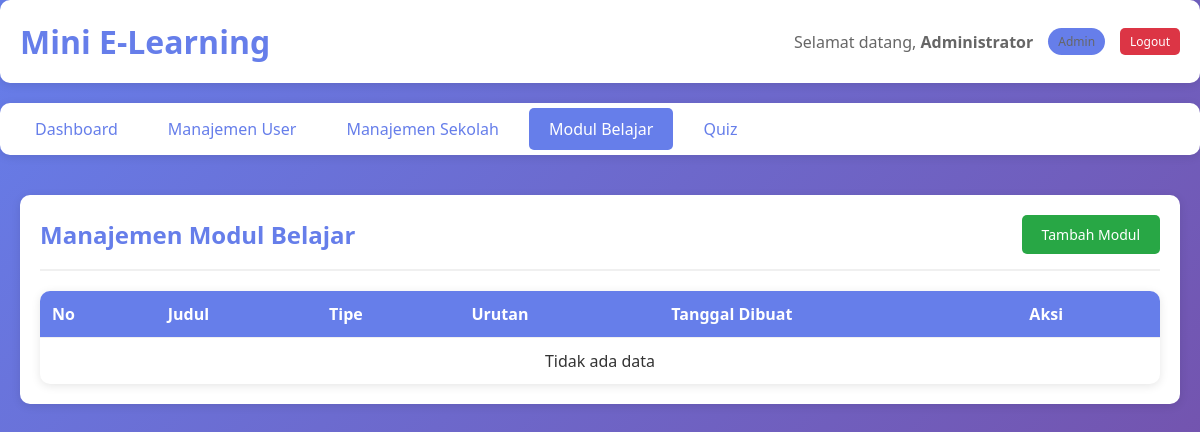
The app's page /public/?page=modul&action=list (signed in), older data.
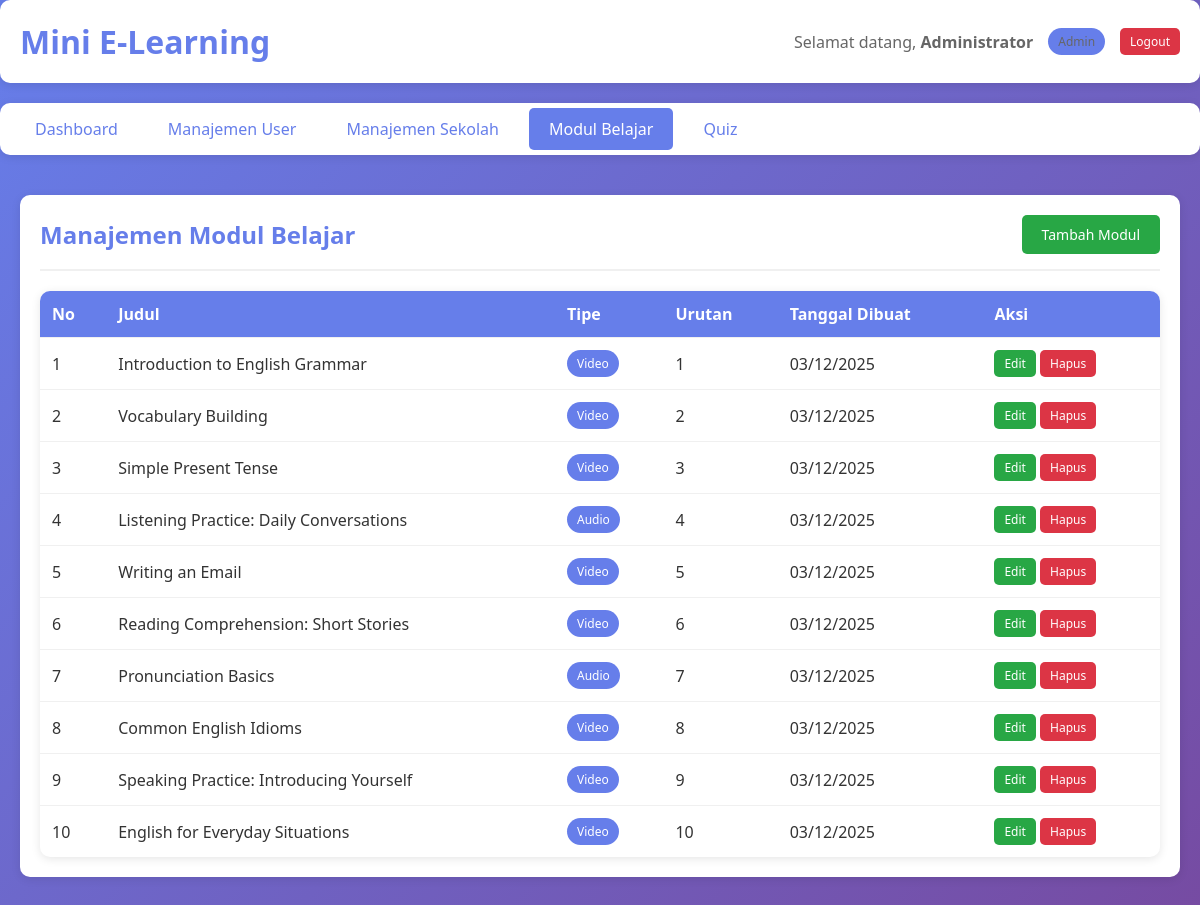
The same page, newer data.
### tables this page shows
CREATE TABLE IF NOT EXISTS modul (
    id INT AUTO_INCREMENT PRIMARY KEY,
    judul VARCHAR(255) NOT NULL,
    deskripsi TEXT,
    file_path VARCHAR(500),
    tipe_file ENUM('video', 'audio') NOT NULL,
    urutan INT DEFAULT 0,
    created_at TIMESTAMP DEFAULT CURRENT_TIMESTAMP
);

### app/controllers/modul_controller.php (called while the page is built, shortened)
<?php
require_once __DIR__ . '/../models/modul_model.php';
function modul_list() {
    $modul_list = get_all_modul();
    include __DIR__ . '/../views/modul/list.php';
}
?>

### app/models/modul_model.php (called while the page is built, shortened)
<?php
require_once __DIR__ . '/db_functions.php';
function get_all_modul() {
    $sql = "SELECT * FROM modul ORDER BY urutan ASC, created_at DESC";
    return db_fetch_all($sql);
}
?>

### app/models/db_functions.php (called while the page is built, shortened)
<?php
function db_query($sql, $params = []) {
    $conn = get_db_connection();
    try {
        $stmt = $conn->prepare($sql);
        $stmt->execute($params);
        return $stmt;
    } catch (PDOException $e) {
        error_log("Database error: " . $e->getMessage());
        return false;
    }
}
function db_fetch_all($sql, $params = []) {
    $stmt = db_query($sql, $params);
    if ($stmt) {
        return $stmt->fetchAll();
    }
    return [];
}
?>

### app/views/modul/list.php (the view, shortened to what this page needs)
<?php
require_once __DIR__ . '/../layouts/header.php';
?>
<div class="container">
    <div class="card">
        <div class="card-header">
            <h2>Manajemen Modul Belajar</h2>
            <a href="<?php echo APP_URL; ?>?page=modul&action=create" class="btn btn-success">Tambah Modul</a>
        </div>
        <table class="table">
            <thead>
                <tr>
                    <th>No</th>
                    <th>Judul</th>
                    <th>Tipe</th>
                    <th>Urutan</th>
                    <th>Tanggal Dibuat</th>
                    <th>Aksi</th>
                </tr>
            </thead>
            <tbody>
                <?php if (empty($modul_list)): ?>
                    <tr>
                        <td colspan="6" style="text-align: center;">Tidak ada data</td>
                    </tr>
                <?php else: ?>
                    <?php $no = 1; foreach ($modul_list as $modul): ?>
                        <tr>
                            <td><?php echo $no++; ?></td>
                            <td><?php echo htmlspecialchars($modul['judul']); ?></td>
                            <td>
                                <span class="badge badge-primary">
                                    <?php echo ucfirst($modul['tipe_file']); ?>
                                </span>
                            </td>
                            <td><?php echo $modul['urutan']; ?></td>
                            <td><?php echo date('d/m/Y', strtotime($modul['created_at'])); ?></td>
                            <td>
                                <a href="<?php echo APP_URL; ?>?page=modul&action=edit&id=<?php echo $modul['id']; ?>" class="btn btn-sm btn-success">Edit</a>
                                <a href="<?php echo APP_URL; ?>?page=modul&action=delete&id=<?php echo $modul['id']; ?>"
                                   class="btn btn-sm btn-danger"
                                   onclick="return confirm('Yakin ingin menghapus modul ini?');">Hapus</a>
                            </td>
                        </tr>
                    <?php endforeach; ?>
                <?php endif; ?>
            </tbody>
        </table>
    </div>
</div>
<?php require_once __DIR__ . '/../layouts/footer.php'; ?>

Row changes from the older to the newer data that the page shows:
added modul: judul "Introduction to English Grammar", tipe_file "Video", urutan "1", created_at "03/12/2025"
added modul: judul "Vocabulary Building", tipe_file "Video", urutan "2", created_at "03/12/2025"
added modul: judul "Simple Present Tense", tipe_file "Video", urutan "3", created_at "03/12/2025"
added modul: judul "Listening Practice: Daily Conversations", tipe_file "Audio", urutan "4", created_at "03/12/2025"
added modul: judul "Writing an Email", tipe_file "Video", urutan "5", created_at "03/12/2025"
added modul: judul "Reading Comprehension: Short Stories", tipe_file "Video", urutan "6", created_at "03/12/2025"
added modul: judul "Pronunciation Basics", tipe_file "Audio", urutan "7", created_at "03/12/2025"
added modul: judul "Common English Idioms", tipe_file "Video", urutan "8", created_at "03/12/2025"
added modul: judul "Speaking Practice: Introducing Yourself", tipe_file "Video", urutan "9", created_at "03/12/2025"
added modul: judul "English for Everyday Situations", tipe_file "Video", urutan "10", created_at "03/12/2025"
Text that changed along with them:
text no longer shown: "Tidak ada data"
